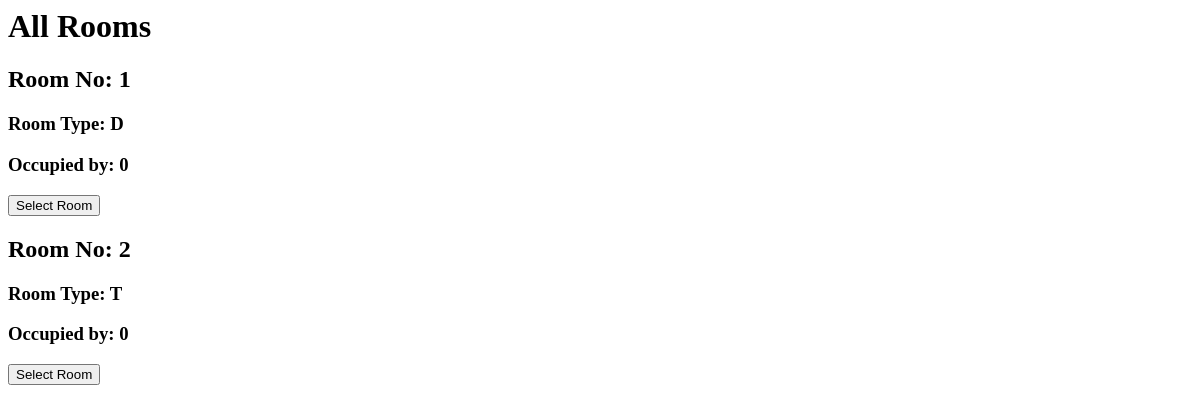
The app's page /rooms/, older data.
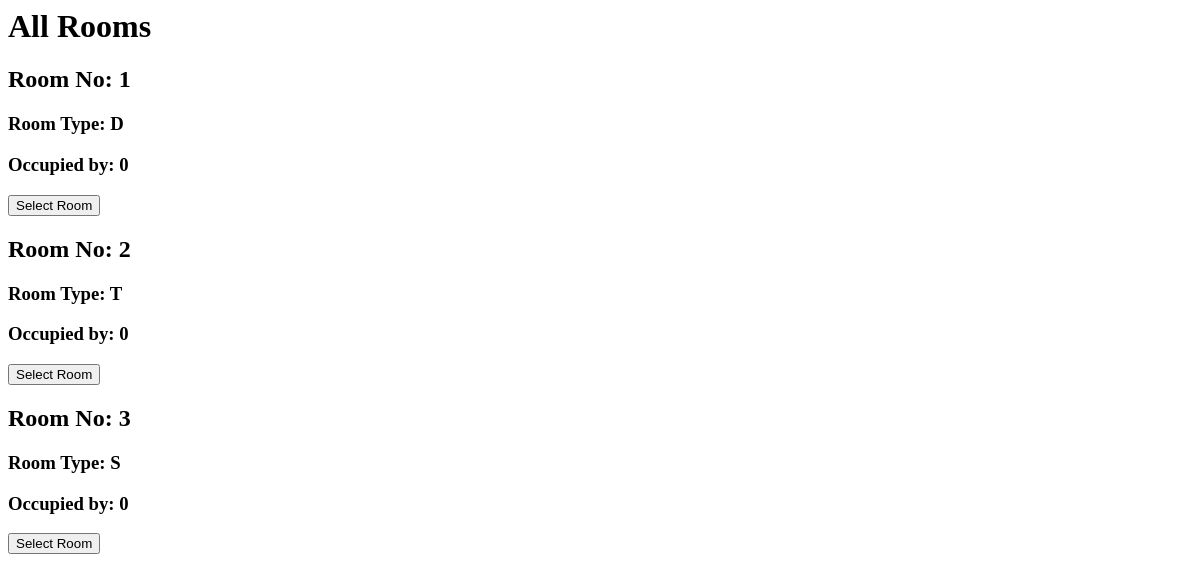
The same page, newer data.
### accounts/models.py (models this page shows, shortened)
class Room(models.Model):
    no = models.CharField(max_length=5, default=None)
    room_choice = [('S', 'Single Room'), ('D', 'Double Room'), ('T', 'Triple Room')]
    room_type = models.CharField(choices=room_choice, max_length=1, default=None)
    vacant = models.BooleanField(default=False)
    capacity = models.IntegerField()
    present = models.IntegerField()

### accounts/views.py (the view)
# urls.py: path('rooms/', views.room_all_view, name='rooms'),
def room_all_view(request):
    rooms = Room.objects.all()
    roomdata = []
    for x in rooms:
        remains = x.capacity - x.present
        y = {'no': x.no, 'type': x.room_type, 'present': x.present, 'remains': remains}
        roomdata.append(y)
    context = {'roomdata': roomdata}
    return render(request, 'accounts/room_all.html', context)

### accounts/templates/accounts/room_all.html (shortened to what this page needs)
<h1>All Rooms</h1>
{% for y in roomdata %}
    <h2>Room No: {{y.no}}</h2>
    <h3>Room Type: {{y.type}} </h3>
    <h3>Occupied by: {{y.present}}</h3>
    <form method="POST" action="{% url 'roomselect' y.no %}">
        {% if y.remains > 0 %}
            <input type="submit" id="{{y.no}}" value="Select Room">
        {% else %}
            <h3>Room Full</h3>
        {% endif %}
    </form>
{% endfor %}

Row changes from the older to the newer data that the page shows:
added Room: no "3", type "S", present "0"
